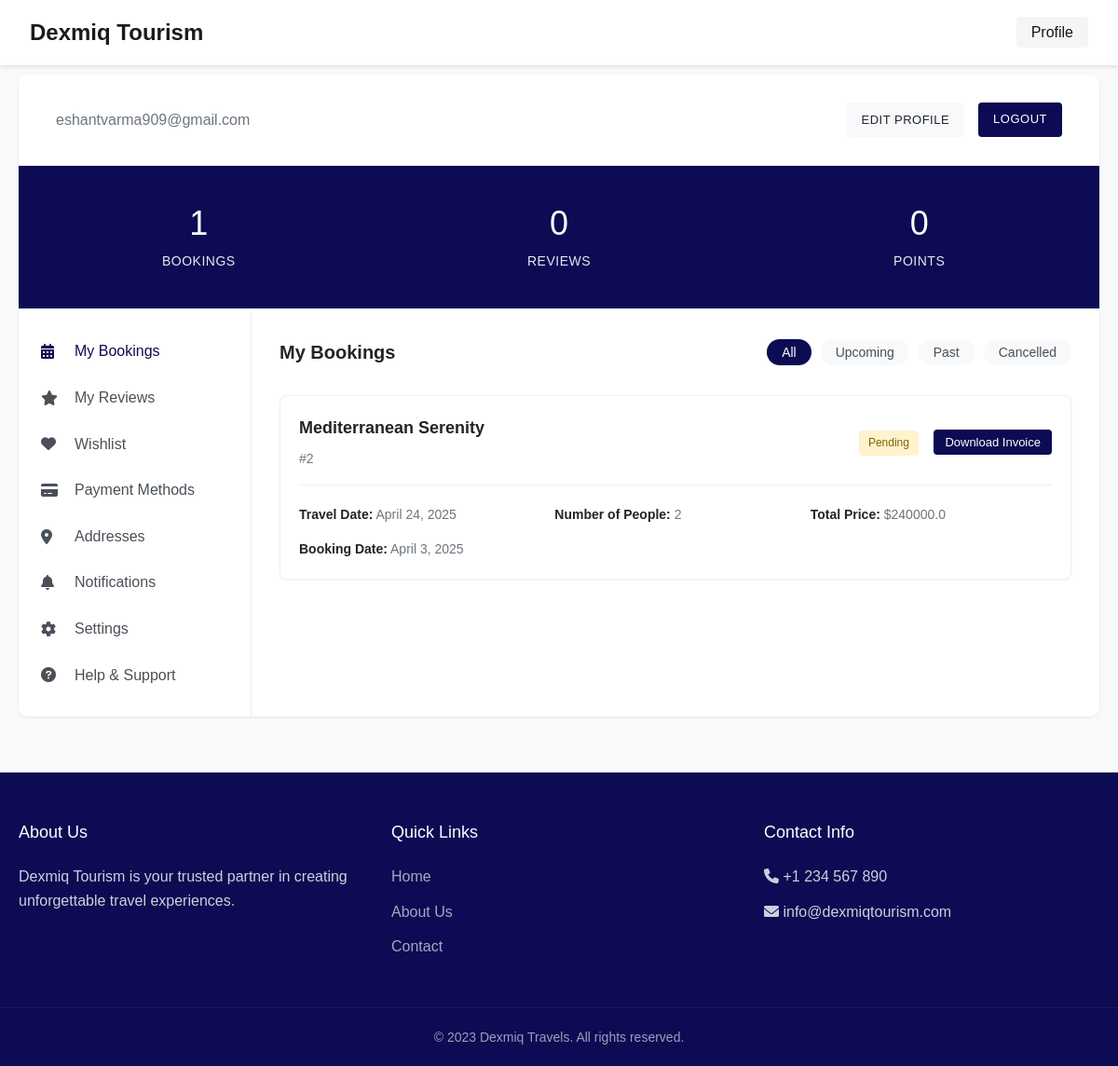
Before: /api/profile/ (signed in) with the older database file.
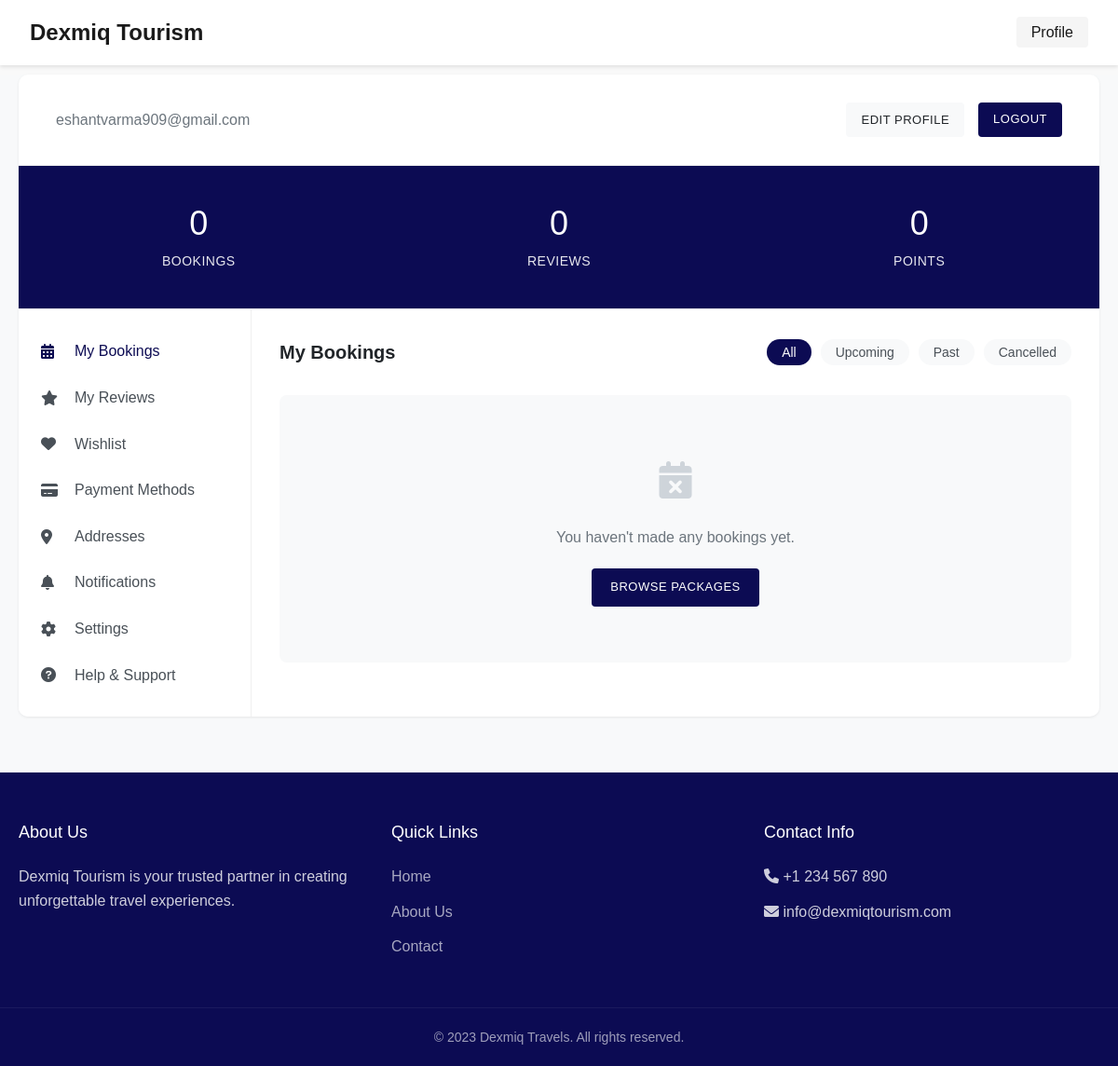
After: the same page with the newer database file.
### booking/models.py (models this page shows, shortened)
class Booking(models.Model):
    id = models.AutoField(primary_key = True)
    package = models.ForeignKey('packages.Packages', on_delete=models.CASCADE, related_name='bookings')
    customer = models.ForeignKey("customer.Customer", on_delete = models.CASCADE, related_name='bookings')
    booking_date = models.DateField(auto_now_add = True)
    travel_date = models.DateField()
    number_of_people = models.IntegerField(default = 1)
    total_price = models.FloatField(editable = False)
    status = models.CharField(
        max_length = 20,
        choices = [
            ('pending', 'Pending'), ('confirmed', 'Confirmed'), ('cancelled', 'Cancelled')], default = "pending"
    )

### packages/models.py (models this page shows, shortened)
class Packages(models.Model):
    id = models.AutoField(primary_key = True)
    title = models.CharField(max_length = 50)
    image = models.ImageField(upload_to = 'packages/')
    hero_image = models.ImageField(upload_to = 'hero_images/')
    rating = models.FloatField(default = 0.0)
    reviews = models.IntegerField(default = 0)
    price = models.IntegerField(default = 0)
    duration = models.CharField(max_length = 50, default = 'Unknown')
    destination = models.CharField(max_length = 50, default=  'Unknown')
    short_description = models.TextField(default ="No short description available")
    long_description = models.TextField(default ="No long description available")
    highlights = models.TextField(default = "No highlights specified")
    itinerary = models.TextField(default = "No itinerary specified")
    inclusions = models.TextField(default = "No inclusions specified")
    exclusions = models.TextField(default = "No exclusions specified")
    customers = models.ManyToManyField(Customer, through='booking.Booking', related_name='packages')
    is_active = models.BooleanField(default=True)
    created_at = models.DateTimeField(auto_now_add=True)
    updated_at = models.DateTimeField(auto_now=True)
    is_featured = models.BooleanField(default=False)
    class Meta:
        ordering = ['-created_at']  # Packages by Last created

### customer/views.py (the view)
# urls.py: path('profile/', profile_view, name='profile'),
def profile_view(request):
    if not request.user.is_authenticated:
        messages.error(request, "Please login to view your profile.")
        return redirect('login')
    try:
        customer = request.user.customer_profile
        bookings = customer.bookings.all().order_by('-booking_date')
    except Customer.DoesNotExist:
        bookings = []
    context = {
        'user': request.user,
        'bookings': bookings,
        'booking_count': len(bookings)
    }
    return render(request, 'profile.html', context)

### templates/profile.html (shortened to what the changed rows need)
{% load static %}
<!DOCTYPE html>
<html lang="en">
<head>
    <link rel="stylesheet" href="{% static 'css/stylemain.css' %}">
    <link rel="stylesheet" href="https://cdnjs.cloudflare.com/ajax/libs/font-awesome/6.0.0/css/all.min.css">
</head>
<body class="profile-body">
    <div class="modern-profile-wrapper">
        <div class="modern-profile-container">
            <div class="modern-stats-container">
                <div class="modern-stat-card">
                    <h2 class="stat-value">{{ booking_count }}</h2>
                    <p class="stat-name">Bookings</p>
                </div>
                <div class="modern-stat-card">
                    <h2 class="stat-value">0</h2>
                </div>
                <div class="modern-stat-card">
                    <h2 class="stat-value">0</h2>
                </div>
            </div>
            <div class="modern-content-area">
                <div class="content-container">
                    <div class="content-section active" id="bookings">
                        <div class="bookings-list">
                            {% if bookings %}
                                {% for booking in bookings %}
                                <div class="modern-booking-card">
                                    <div class="booking-top">
                                        <div>
                                            <h4>{{ booking.package.title }}</h4>
                                            <span class="booking-id">#{{ booking.id }}</span>
                                        </div>
                                        <div>
                                            <span class="booking-status {{ booking.status }}">{{ booking.status|title }}</span>
                                            <button class="invoice-btn">Download Invoice</button>
                                        </div>
                                    </div>
                                    <div class="booking-details">
                                        <div class="booking-info-grid">
                                            <p><strong>Travel Date:</strong> {{ booking.travel_date }}</p>
                                            <p><strong>Number of People:</strong> {{ booking.number_of_people }}</p>
                                            <p><strong>Total Price:</strong> ${{ booking.total_price }}</p>
                                            <p><strong>Booking Date:</strong> {{ booking.booking_date }}</p>
                                        </div>
                                    </div>
                                </div>
                                {% endfor %}
                            {% else %}
                                <div class="empty-bookings">
                                    <div class="empty-icon">
                                        <i class="fas fa-calendar-times"></i>
                                    </div>
                                    <p>You haven't made any bookings yet.</p>
                                    <a href="{% url 'homepage' %}" class="browse-packages-btn">BROWSE PACKAGES</a>
                                </div>
                            {% endif %}
                        </div>
                    </div>
                </div>
            </div>
        </div>
    </div>
</body>
</html>

Changed rows visible on the page:
removed Booking: package "Mediterranean Serenity", id "2", status "Pending", travel_date "April 24, 2025", number_of_people "2", total_price "240000.0", booking_date "April 3, 2025"
Other visible differences:
{{ booking_count }}: "1" → "0"
text now shown: "You haven't made any bookings yet. BROWSE PACKAGES"
